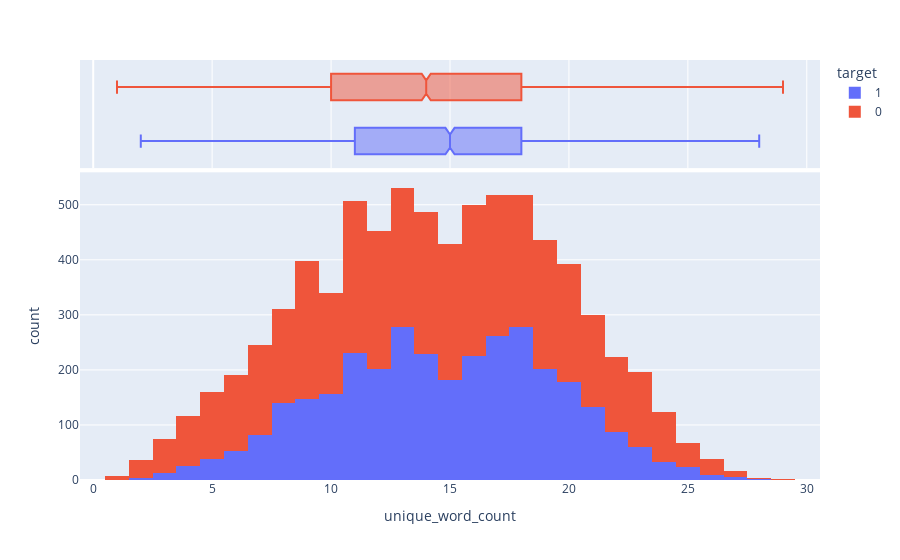

The code cell stored with this chart in its notebook:
### Code cell
fig2.show()

### Figure 1 — Plotly figure (JSON) as saved in the notebook; plotly's stock layout.template omitted (floating-point values rounded to 4 significant figures; data arrays with more than 128 entries replaced by an {"elided": "..."} marker saying what was removed)
{"data": [{"alignmentgroup": "True", "bingroup": "x", "hovertemplate": "target=1<br>unique_word_count=%{x}<br>count=%{y}<extra></extra>", "legendgroup": "1", "marker": {"color": "#636efa", "pattern": {"shape": ""}}, "name": "1", "offsetgroup": "1", "orientation": "v", "showlegend": true, "type": "histogram", "x": {"elided": "3271 int values"}, "xaxis": "x", "yaxis": "y"}, {"alignmentgroup": "True", "hovertemplate": "target=1<br>unique_word_count=%{x}<extra></extra>", "legendgroup": "1", "marker": {"color": "#636efa"}, "name": "1", "notched": true, "offsetgroup": "1", "showlegend": false, "type": "box", "x": {"elided": "3271 int values"}, "xaxis": "x2", "yaxis": "y2"}, {"alignmentgroup": "True", "bingroup": "x", "hovertemplate": "target=0<br>unique_word_count=%{x}<br>count=%{y}<extra></extra>", "legendgroup": "0", "marker": {"color": "#EF553B", "pattern": {"shape": ""}}, "name": "0", "offsetgroup": "0", "orientation": "v", "showlegend": true, "type": "histogram", "x": {"elided": "4342 int values"}, "xaxis": "x", "yaxis": "y"}, {"alignmentgroup": "True", "hovertemplate": "target=0<br>unique_word_count=%{x}<extra></extra>", "legendgroup": "0", "marker": {"color": "#EF553B"}, "name": "0", "notched": true, "offsetgroup": "0", "showlegend": false, "type": "box", "x": {"elided": "4342 int values"}, "xaxis": "x2", "yaxis": "y2"}], "layout": {"autosize": true, "barmode": "relative", "legend": {"title": {"text": "target"}, "tracegroupgap": 0}, "margin": {"t": 60}, "xaxis": {"anchor": "y", "autorange": true, "domain": [0, 1], "range": [-0.5556, 30.56], "title": {"text": "unique_word_count"}, "type": "linear"}, "xaxis2": {"anchor": "y2", "autorange": true, "domain": [0, 1], "matches": "x", "range": [-0.5556, 30.56], "showgrid": true, "showticklabels": false, "type": "linear"}, "yaxis": {"anchor": "x", "autorange": true, "domain": [0, 0.7326], "range": [0, 558.9], "title": {"text": "count"}}, "yaxis2": {"anchor": "x2", "autorange": true, "domain": [0.7426, 1], "matches": "y2", "range": [-0.5, 1.5], "showgrid": false, "showline": false, "showticklabels": false, "ticks": "", "type": "category"}}}
